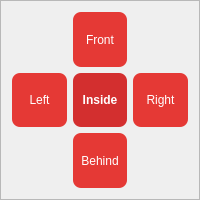
<?xml version="1.0" encoding="UTF-8"?>
<ui version="4.0">
<class>MainWindow</class>
<widget class="QFrame" name="carRegionWidget">
 <property name="minimumSize">
  <size>
   <width>200</width>
   <height>200</height>
  </size>
 </property>
 <property name="frameShape">
  <enum>QFrame::StyledPanel</enum>
 </property>
 <layout class="QGridLayout" name="gridLayout">
  <item row="0" column="1">
   <widget class="QLabel" name="regionFront">
    <property name="text">
     <string>Front</string>
    </property>
    <property name="alignment">
     <set>Qt::AlignCenter</set>
    </property>
    <property name="styleSheet">
     <string>background-color: #e53935; color: white; border-radius: 8px;</string>
    </property>
   </widget>
  </item>
  <item row="1" column="0">
   <widget class="QLabel" name="regionLeft">
    <property name="text">
     <string>Left</string>
    </property>
    <property name="alignment">
     <set>Qt::AlignCenter</set>
    </property>
    <property name="styleSheet">
     <string>background-color: #e53935; color: white; border-radius: 8px;</string>
    </property>
   </widget>
  </item>
  <item row="1" column="1">
   <widget class="QLabel" name="regionInside">
    <property name="text">
     <string>Inside</string>
    </property>
    <property name="alignment">
     <set>Qt::AlignCenter</set>
    </property>
    <property name="styleSheet">
     <string>background-color: #d32f2f; color: white; border-radius: 8px; font-weight: bold;</string>
    </property>
   </widget>
  </item>
  <item row="1" column="2">
   <widget class="QLabel" name="regionRight">
    <property name="text">
     <string>Right</string>
    </property>
    <property name="alignment">
     <set>Qt::AlignCenter</set>
    </property>
    <property name="styleSheet">
     <string>background-color: #e53935; color: white; border-radius: 8px;</string>
    </property>
   </widget>
  </item>
  <item row="2" column="1">
   <widget class="QLabel" name="regionBehind">
    <property name="text">
     <string>Behind</string>
    </property>
    <property name="alignment">
     <set>Qt::AlignCenter</set>
    </property>
    <property name="styleSheet">
     <string>background-color: #e53935; color: white; border-radius: 8px;</string>
    </property>
   </widget>
  </item>
 </layout>
</widget>
</ui>
